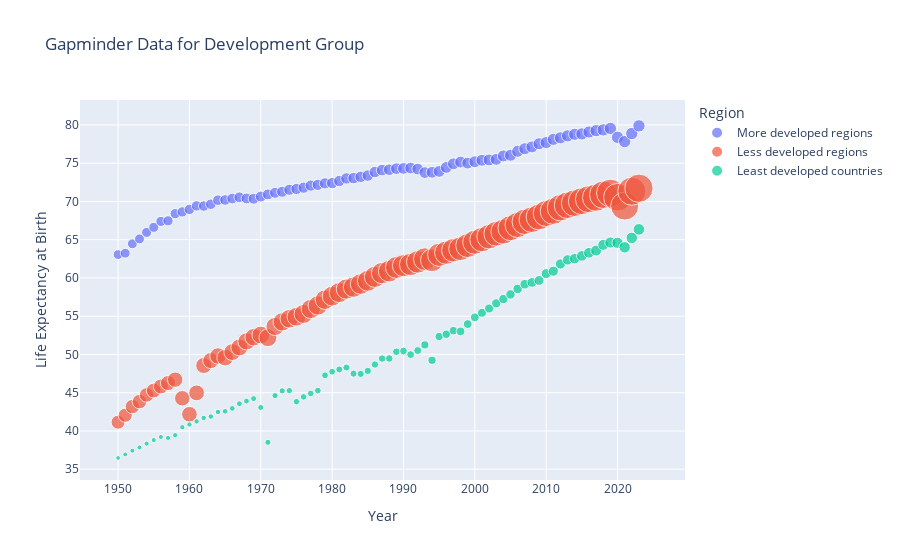

Source (notebook cell):
### Markdown cell above
##### Finding 1:

When looking at the plot above and comparing the following income groups: 'High-income countries','Low-income countries','Middle-income countries' one can see countries with higher income have less outliers where the life expectancy drops for a year or a few years before growing steadily again.

### Code cell
# Sadly i got stuck while trying to use ipywidgets
# Thats why the "interactivity" is now here:
# Set type to one of the following: ['World' 'SDG region' 'Development Group' 'Special other' 'Income Group' 'Region' 'Subregion' 'Country/Area']
type = 'Development Group'

type_filtered_df = filtered_df[filtered_df["Type"]== type]
print("Pick out the regions you want to compare from here, after choosing the correct type:")
print(type_filtered_df["Region"].unique())

regions = ['More developed regions','Less developed regions', 'Least developed countries']

region_filtered_df = type_filtered_df[type_filtered_df['Region'].isin(regions)]

def show_plot():
    fig = px.scatter(region_filtered_df, x="Year", y="Life Expectancy at Birth", size="Total Population",
                     color="Region", hover_name="Region", title=f"Gapminder Data for {type}")
    fig.show()

show_plot()

### Figure 1 — Plotly figure (JSON) as saved in the notebook; plotly's stock layout.template omitted (floating-point values rounded to 4 significant figures)
{"data": [{"hovertemplate": "<b>%{hovertext}</b><br><br>Region=More developed regions<br>Year=%{x}<br>Life Expectancy at Birth=%{y}<br>Total Population=%{marker.size}<extra></extra>", "hovertext": ["More developed regions", "More developed regions", "More developed regions", "More developed regions", "More developed regions", "More developed regions", "More developed regions", "More developed regions", "More developed regions", "More developed regions", "More developed regions", "More developed regions", "More developed regions", "More developed regions", "More developed regions", "More developed regions", "More developed regions", "More developed regions", "More developed regions", "More developed regions", "More developed regions", "More developed regions", "More developed regions", "More developed regions", "More developed regions", "More developed regions", "More developed regions", "More developed regions", "More developed regions", "More developed regions", "More developed regions", "More developed regions", "More developed regions", "More developed regions", "More developed regions", "More developed regions", "More developed regions", "More developed regions", "More developed regions", "More developed regions", "More developed regions", "More developed regions", "More developed regions", "More developed regions", "More developed regions", "More developed regions", "More developed regions", "More developed regions", "More developed regions", "More developed regions", "More developed regions", "More developed regions", "More developed regions", "More developed regions", "More developed regions", "More developed regions", "More developed regions", "More developed regions", "More developed regions", "More developed regions", "More developed regions", "More developed regions", "More developed regions", "More developed regions", "More developed regions", "More developed regions", "More developed regions", "More developed regions", "More developed regions", "More developed regions", "More developed regions", "More developed regions", "More developed regions", "More developed regions"], "legendgroup": "More developed regions", "marker": {"color": "#636efa", "size": [808600.0, 818200.0, 827200.0, 836600.0, 846300.0, 856200.0, 866200.0, 876100.0, 886700.0, 897300.0, 907800.0, 918400.0, 929200.0, 939800.0, 950000.0, 960000.0, 969500.0, 978500.0, 987200.0, 995800.0, 1004000.0, 1013000.0, 1022000.0, 1030000.0, 1039000.0, 1046000.0, 1054000.0, 1061000.0, 1068000.0, 1074000.0, 1081000.0, 1089000.0, 1095000.0, 1101000.0, 1107000.0, 1114000.0, 1120000.0, 1126000.0, 1133000.0, 1140000.0, 1146000.0, 1153000.0, 1159000.0, 1164000.0, 1168000.0, 1173000.0, 1176000.0, 1180000.0, 1183000.0, 1186000.0, 1189000.0, 1193000.0, 1196000.0, 1202000.0, 1206000.0, 1211000.0, 1215000.0, 1219000.0, 1225000.0, 1231000.0, 1236000.0, 1241000.0, 1246000.0, 1250000.0, 1255000.0, 1260000.0, 1265000.0, 1271000.0, 1276000.0, 1280000.0, 1284000.0, 1284000.0, 1284000.0, 1284000.0], "sizemode": "area", "sizeref": 16930.0, "symbol": "circle"}, "mode": "markers", "name": "More developed regions", "orientation": "v", "showlegend": true, "type": "scatter", "x": [1950, 1951, 1952, 1953, 1954, 1955, 1956, 1957, 1958, 1959, 1960, 1961, 1962, 1963, 1964, 1965, 1966, 1967, 1968, 1969, 1970, 1971, 1972, 1973, 1974, 1975, 1976, 1977, 1978, 1979, 1980, 1981, 1982, 1983, 1984, 1985, 1986, 1987, 1988, 1989, 1990, 1991, 1992, 1993, 1994, 1995, 1996, 1997, 1998, 1999, 2000, 2001, 2002, 2003, 2004, 2005, 2006, 2007, 2008, 2009, 2010, 2011, 2012, 2013, 2014, 2015, 2016, 2017, 2018, 2019, 2020, 2021, 2022, 2023], "xaxis": "x", "y": [63.05, 63.24, 64.47, 65.1, 65.95, 66.61, 67.39, 67.47, 68.41, 68.64, 68.96, 69.43, 69.41, 69.64, 70.17, 70.19, 70.38, 70.55, 70.4, 70.35, 70.64, 70.92, 71.13, 71.27, 71.53, 71.64, 71.8, 72.07, 72.17, 72.37, 72.4, 72.67, 73.01, 73.05, 73.22, 73.38, 73.85, 74.1, 74.15, 74.28, 74.31, 74.37, 74.23, 73.77, 73.81, 73.93, 74.45, 74.92, 75.15, 75.01, 75.19, 75.38, 75.43, 75.5, 75.95, 76.04, 76.56, 76.89, 77.13, 77.54, 77.69, 78.12, 78.32, 78.57, 78.78, 78.82, 79.08, 79.25, 79.35, 79.54, 78.39, 77.83, 78.88, 79.88], "yaxis": "y"}, {"hovertemplate": "<b>%{hovertext}</b><br><br>Region=Less developed regions<br>Year=%{x}<br>Life Expectancy at Birth=%{y}<br>Total Population=%{marker.size}<extra></extra>", "hovertext": ["Less developed regions", "Less developed regions", "Less developed regions", "Less developed regions", "Less developed regions", "Less developed regions", "Less developed regions", "Less developed regions", "Less developed regions", "Less developed regions", "Less developed regions", "Less developed regions", "Less developed regions", "Less developed regions", "Less developed regions", "Less developed regions", "Less developed regions", "Less developed regions", "Less developed regions", "Less developed regions", "Less developed regions", "Less developed regions", "Less developed regions", "Less developed regions", "Less developed regions", "Less developed regions", "Less developed regions", "Less developed regions", "Less developed regions", "Less developed regions", "Less developed regions", "Less developed regions", "Less developed regions", "Less developed regions", "Less developed regions", "Less developed regions", "Less developed regions", "Less developed regions", "Less developed regions", "Less developed regions", "Less developed regions", "Less developed regions", "Less developed regions", "Less developed regions", "Less developed regions", "Less developed regions", "Less developed regions", "Less developed regions", "Less developed regions", "Less developed regions", "Less developed regions", "Less developed regions", "Less developed regions", "Less developed regions", "Less developed regions", "Less developed regions", "Less developed regions", "Less developed regions", "Less developed regions", "Less developed regions", "Less developed regions", "Less developed regions", "Less developed regions", "Less developed regions", "Less developed regions", "Less developed regions", "Less developed regions", "Less developed regions", "Less developed regions", "Less developed regions", "Less developed regions", "Less developed regions", "Less developed regions", "Less developed regions"], "legendgroup": "Less developed regions", "marker": {"color": "#EF553B", "size": [1663000.0, 1697000.0, 1732000.0, 1772000.0, 1813000.0, 1856000.0, 1902000.0, 1947000.0, 1996000.0, 2043000.0, 2084000.0, 2121000.0, 2161000.0, 2217000.0, 2279000.0, 2340000.0, 2400000.0, 2460000.0, 2521000.0, 2586000.0, 2652000.0, 2720000.0, 2785000.0, 2852000.0, 2920000.0, 2988000.0, 3054000.0, 3120000.0, 3187000.0, 3255000.0, 3326000.0, 3399000.0, 3475000.0, 3554000.0, 3632000.0, 3712000.0, 3793000.0, 3877000.0, 3963000.0, 4048000.0, 4135000.0, 4222000.0, 4304000.0, 4386000.0, 4466000.0, 4544000.0, 4624000.0, 4704000.0, 4783000.0, 4862000.0, 4941000.0, 5021000.0, 5100000.0, 5177000.0, 5256000.0, 5335000.0, 5414000.0, 5495000.0, 5575000.0, 5658000.0, 5741000.0, 5826000.0, 5910000.0, 5997000.0, 6082000.0, 6167000.0, 6249000.0, 6332000.0, 6413000.0, 6491000.0, 6567000.0, 6638000.0, 6702000.0, 6773000.0], "sizemode": "area", "sizeref": 16930.0, "symbol": "circle"}, "mode": "markers", "name": "Less developed regions", "orientation": "v", "showlegend": true, "type": "scatter", "x": [1950, 1951, 1952, 1953, 1954, 1955, 1956, 1957, 1958, 1959, 1960, 1961, 1962, 1963, 1964, 1965, 1966, 1967, 1968, 1969, 1970, 1971, 1972, 1973, 1974, 1975, 1976, 1977, 1978, 1979, 1980, 1981, 1982, 1983, 1984, 1985, 1986, 1987, 1988, 1989, 1990, 1991, 1992, 1993, 1994, 1995, 1996, 1997, 1998, 1999, 2000, 2001, 2002, 2003, 2004, 2005, 2006, 2007, 2008, 2009, 2010, 2011, 2012, 2013, 2014, 2015, 2016, 2017, 2018, 2019, 2020, 2021, 2022, 2023], "xaxis": "x", "y": [41.15, 42.06, 43.19, 43.84, 44.71, 45.29, 45.82, 46.26, 46.7, 44.27, 42.18, 44.98, 48.55, 49.2, 49.8, 49.59, 50.31, 50.92, 51.71, 52.25, 52.55, 52.19, 53.66, 54.26, 54.67, 54.93, 55.3, 55.95, 56.4, 57.17, 57.62, 58.09, 58.55, 58.81, 59.21, 59.63, 60.14, 60.64, 60.89, 61.37, 61.61, 61.77, 62.1, 62.46, 62.32, 63.03, 63.31, 63.62, 63.82, 64.24, 64.67, 65.01, 65.39, 65.78, 66.06, 66.51, 66.93, 67.34, 67.61, 67.97, 68.43, 68.72, 69.18, 69.51, 69.78, 70.03, 70.3, 70.5, 70.88, 71.11, 70.54, 69.39, 71.34, 71.73], "yaxis": "y"}, {"hovertemplate": "<b>%{hovertext}</b><br><br>Region=Least developed countries<br>Year=%{x}<br>Life Expectancy at Birth=%{y}<br>Total Population=%{marker.size}<extra></extra>", "hovertext": ["Least developed countries", "Least developed countries", "Least developed countries", "Least developed countries", "Least developed countries", "Least developed countries", "Least developed countries", "Least developed countries", "Least developed countries", "Least developed countries", "Least developed countries", "Least developed countries", "Least developed countries", "Least developed countries", "Least developed countries", "Least developed countries", "Least developed countries", "Least developed countries", "Least developed countries", "Least developed countries", "Least developed countries", "Least developed countries", "Least developed countries", "Least developed countries", "Least developed countries", "Least developed countries", "Least developed countries", "Least developed countries", "Least developed countries", "Least developed countries", "Least developed countries", "Least developed countries", "Least developed countries", "Least developed countries", "Least developed countries", "Least developed countries", "Least developed countries", "Least developed countries", "Least developed countries", "Least developed countries", "Least developed countries", "Least developed countries", "Least developed countries", "Least developed countries", "Least developed countries", "Least developed countries", "Least developed countries", "Least developed countries", "Least developed countries", "Least developed countries", "Least developed countries", "Least developed countries", "Least developed countries", "Least developed countries", "Least developed countries", "Least developed countries", "Least developed countries", "Least developed countries", "Least developed countries", "Least developed countries", "Least developed countries", "Least developed countries", "Least developed countries", "Least developed countries", "Least developed countries", "Least developed countries", "Least developed countries", "Least developed countries", "Least developed countries", "Least developed countries", "Least developed countries", "Least developed countries", "Least developed countries", "Least developed countries"], "legendgroup": "Least developed countries", "marker": {"color": "#00cc96", "size": [196900.0, 200700.0, 204600.0, 208800.0, 213000.0, 217400.0, 222100.0, 226900.0, 231800.0, 236700.0, 242200.0, 248000.0, 254100.0, 260400.0, 266900.0, 273700.0, 280700.0, 287900.0, 295500.0, 303400.0, 311300.0, 319100.0, 326100.0, 334500.0, 343600.0, 352600.0, 361300.0, 370000.0, 378700.0, 388800.0, 398800.0, 407400.0, 416900.0, 428400.0, 440100.0, 452000.0, 463900.0, 476000.0, 488400.0, 500600.0, 513600.0, 526100.0, 539400.0, 554700.0, 570600.0, 585800.0, 601700.0, 617400.0, 633500.0, 649600.0, 665900.0, 681700.0, 698400.0, 716400.0, 734100.0, 751700.0, 770100.0, 788600.0, 806700.0, 826200.0, 845600.0, 865500.0, 886300.0, 907500.0, 929400.0, 951500.0, 973900.0, 997400.0, 1021000.0, 1046000.0, 1071000.0, 1097000.0, 1122000.0, 1148000.0], "sizemode": "area", "sizeref": 16930.0, "symbol": "circle"}, "mode": "markers", "name": "Least developed countries", "orientation": "v", "showlegend": true, "type": "scatter", "x": [1950, 1951, 1952, 1953, 1954, 1955, 1956, 1957, 1958, 1959, 1960, 1961, 1962, 1963, 1964, 1965, 1966, 1967, 1968, 1969, 1970, 1971, 1972, 1973, 1974, 1975, 1976, 1977, 1978, 1979, 1980, 1981, 1982, 1983, 1984, 1985, 1986, 1987, 1988, 1989, 1990, 1991, 1992, 1993, 1994, 1995, 1996, 1997, 1998, 1999, 2000, 2001, 2002, 2003, 2004, 2005, 2006, 2007, 2008, 2009, 2010, 2011, 2012, 2013, 2014, 2015, 2016, 2017, 2018, 2019, 2020, 2021, 2022, 2023], "xaxis": "x", "y": [36.47, 36.93, 37.42, 37.86, 38.35, 38.81, 39.22, 39.09, 39.45, 40.49, 40.85, 41.25, 41.7, 41.89, 42.48, 42.57, 42.95, 43.56, 43.91, 44.23, 43.07, 38.52, 44.63, 45.24, 45.28, 43.84, 44.46, 44.91, 45.27, 47.28, 47.75, 48.04, 48.29, 47.49, 47.46, 47.85, 48.69, 49.47, 49.48, 50.35, 50.45, 49.98, 50.51, 51.25, 49.24, 52.35, 52.64, 53.11, 53.01, 53.97, 54.85, 55.45, 56.01, 56.68, 57.24, 57.85, 58.56, 59.18, 59.41, 59.68, 60.57, 60.88, 61.83, 62.36, 62.52, 62.88, 63.29, 63.58, 64.33, 64.64, 64.59, 64.0, 65.23, 66.35], "yaxis": "y"}], "layout": {"legend": {"itemsizing": "constant", "title": {"text": "Region"}, "tracegroupgap": 0}, "title": {"text": "Gapminder Data for Development Group"}, "xaxis": {"anchor": "y", "domain": [0, 1], "title": {"text": "Year"}}, "yaxis": {"anchor": "x", "domain": [0, 1], "title": {"text": "Life Expectancy at Birth"}}}}
